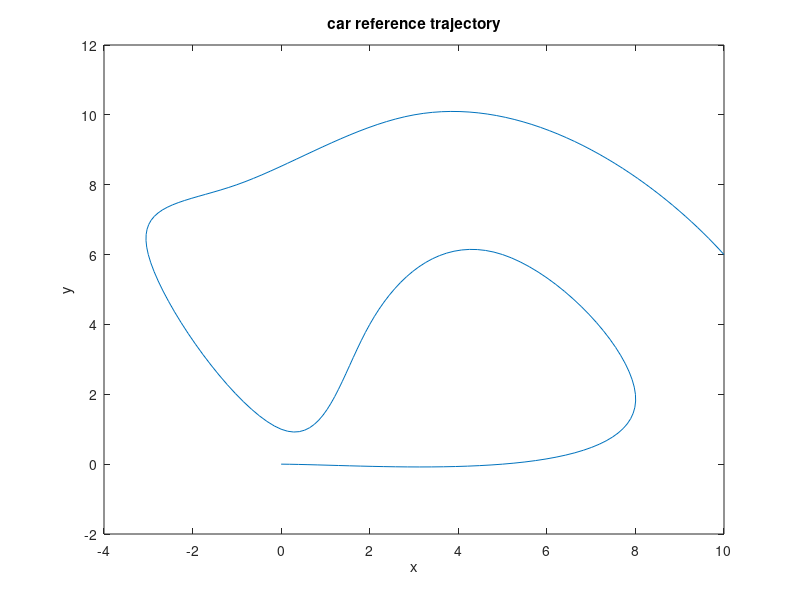

This figure's MATLAB source:
clear all;
clc;

xy = [0, 0; % (x,y) points where car moves
      5, 0;
      8, 2;
      5, 6;
      2, 4;
      0, 1;
      -3, 6;
      -1, 8;
      3, 10;
      7, 9;
      10, 6];
  
p = 1:length(xy(:,1));
q = 1:0.05:length(xy(:,1));

% create car trajectory via xy points
x = spline(p, xy(:,1), q);
y = spline(p, xy(:,2), q);

xypath = [x', y'];

figure;
plot(xypath(:,1), xypath(:,2));
title("car reference trajectory");
xlabel("x");
ylabel("y");

save('xypath', 'xypath');